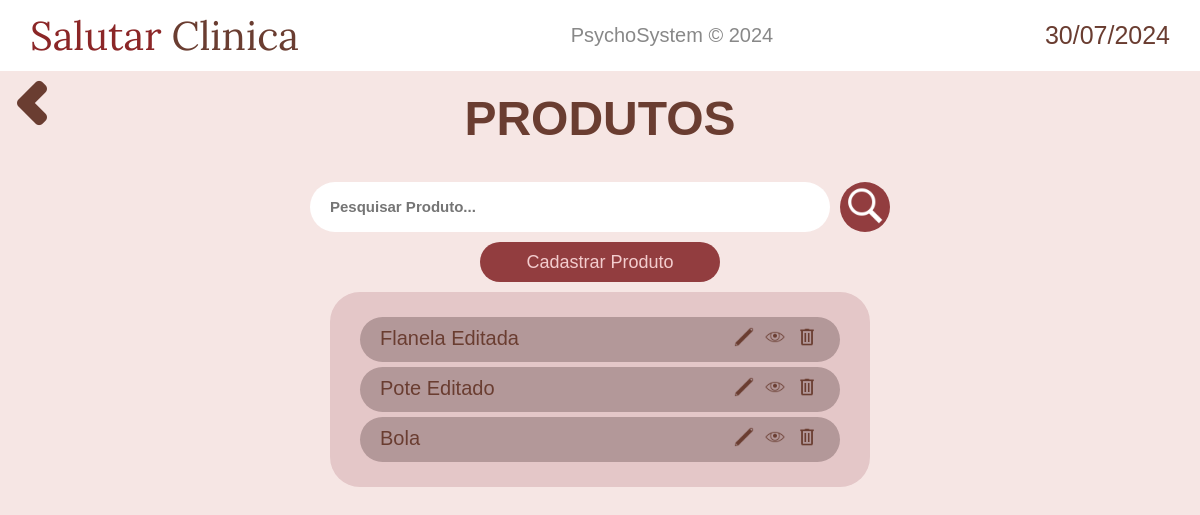
Page /produtos/ (signed in) on the earlier database version.
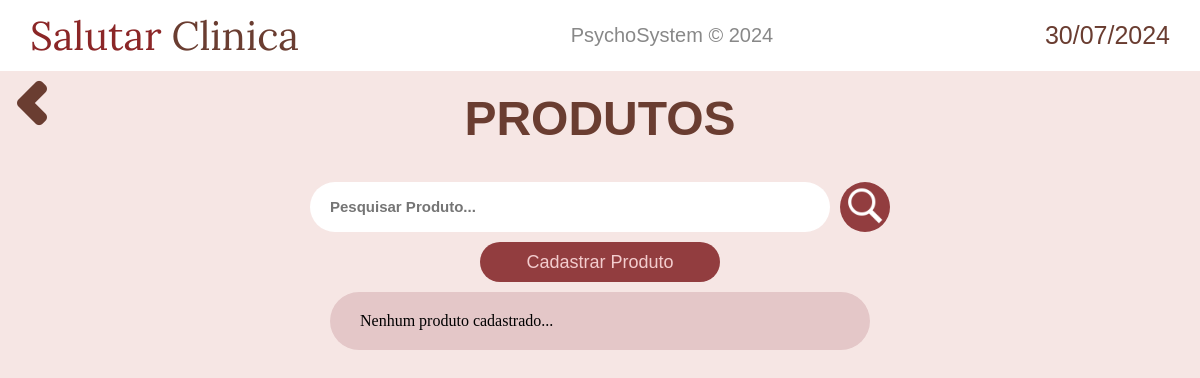
Same page on the later database version.
### produtos/models.py (models this page shows)
class Produto(models.Model):
    nome = models.CharField(max_length=50)
    descricao = models.TextField()
    preco_unit = models.DecimalField(max_digits=10, decimal_places=2)

### produtos/views.py (the view)
# urls.py: path('', views.display_produtos, name="display_produtos"),
@login_required(login_url='home:login')
def display_produtos(request):
    produtos = Produto.objects.all()
    context_ = {
        'data_atual': data_atual,
        'produtos': produtos,
    }
    return render(request, 'produtos/display.html', context_)

### produtos/templates/produtos/display.html (shortened to what this page needs)
{% extends 'base.html' %}
{% load static %}
{% block content %}
<div style="display: flex;">
    <a href="{% url 'home:navegacao' %}" class="return-button"><img src="{% static 'home/imagens/chevron-left.png' %}" alt=""></a>
    <h2 class="welcome-text"><a href="{% url 'produtos:display_produtos' %}">PRODUTOS</a></h2>
</div>
<main style="flex-direction: column;">
    <form action="{% url 'produtos:search' %}" method="get" style="justify-content: center; display: flex;">
        <input class="pesquisar-pacientes" type="text" id="search" name="q" placeholder="Pesquisar Produto...">
        <button type="submit" class="pesquisar-button">
            <img src="{% static 'pacientes/imagens/pesquisar-icon.png' %}" height="40" alt="">
        </button>
    </form>
    <a class="add-paciente-button" href="{% url 'produtos:cadastrar_produto' %}">
        Cadastrar Produto
    </a>
    <div class="mostrar-pacientes-container">
        {% if produtos %}
            {% for produto in produtos %}
                <div class="paciente-exibido">
                    <h4 style="font-weight: 500;">{{ produto.nome }}</h4>
                    <div class="icones-paciente">
                        <a href="{% url 'produtos:editar_produto' produto.id %}" style="margin: 0 3px;">
                            <img height="20" src="{% static 'pacientes/imagens/editar-icon.png' %}" alt="">
                        </a>
                        <a href="{% url 'produtos:infos' produto.id %}" style="margin: 0 3px;">
                            <img height="20" src="{% static 'pacientes/imagens/ver-icon.png' %}" alt="">
                        </a>
                        <a href="#" class="opcao-deletar" style="margin: 0 3px;" data-modal-id="modal-{{ produto.id }}">
                            <img height="20" src="{% static 'pacientes/imagens/excluir-icon.png' %}" alt="">
                        </a>
                    </div>
                </div>
            {% endfor %}
        {% else %}
            <h4 style="font-weight: 500;">Nenhum produto cadastrado...</h4>
        {% endif %}
    </div>
</main>
{% endblock content %}

Differences in the rows shown:
removed Produto: nome "Flanela Editada"
removed Produto: nome "Pote Editado"
removed Produto: nome "Bola"
Other differences:
text now shown: "Nenhum produto cadastrado..."
